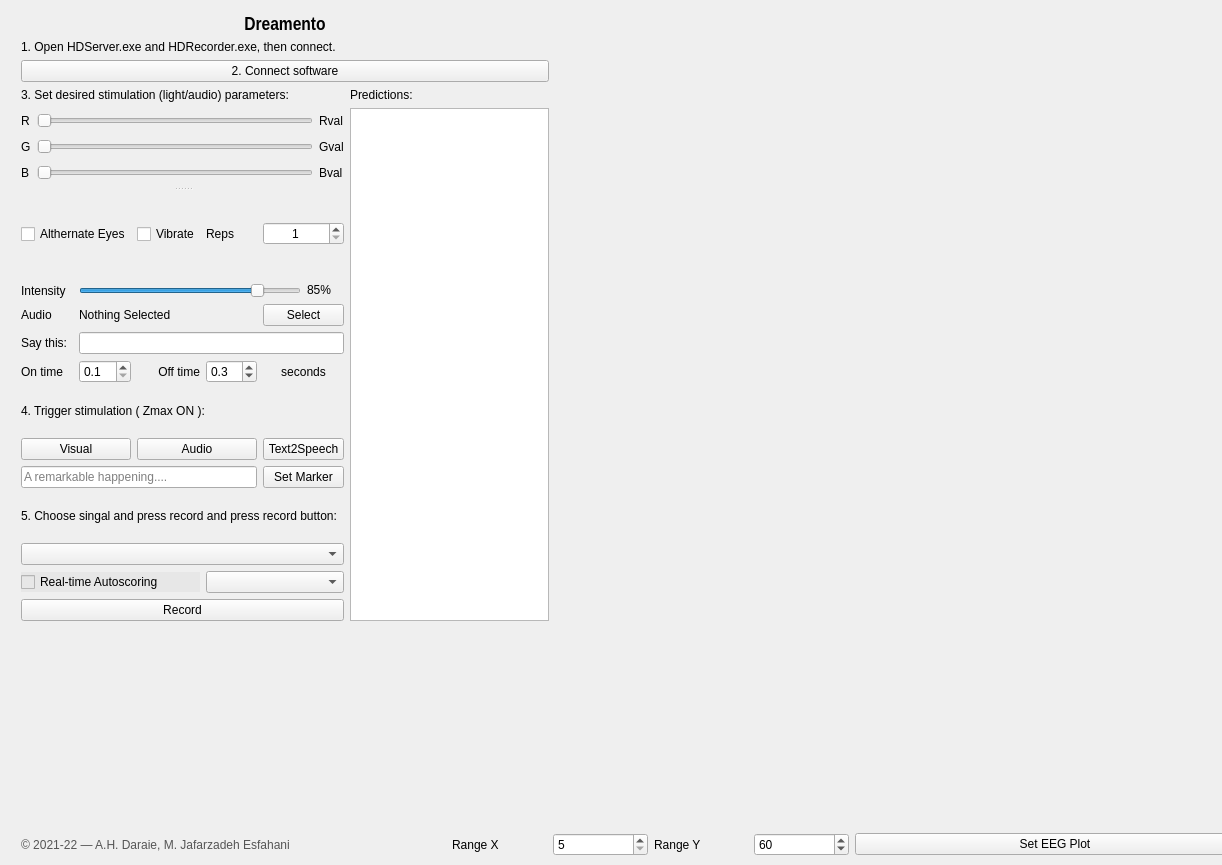
<?xml version="1.0" encoding="UTF-8"?>
<ui version="4.0">
 <class>MainWindow</class>
 <widget class="QMainWindow" name="MainWindow">
  <property name="geometry">
   <rect>
    <x>0</x>
    <y>0</y>
    <width>1222</width>
    <height>865</height>
   </rect>
  </property>
  <property name="windowTitle">
   <string>Dreamento (DREAM ENgineering TOolbox)</string>
  </property>
  <property name="windowIcon">
   <iconset>
    <normaloff>graphics/app-logo.jpg</normaloff>graphics/app-logo.jpg</iconset>
  </property>
  <widget class="QWidget" name="centralwidget">
   <widget class="QWidget" name="layoutWidget">
    <property name="geometry">
     <rect>
      <x>21</x>
      <y>16</y>
      <width>1234</width>
      <height>840</height>
     </rect>
    </property>
    <layout class="QGridLayout" name="gridLayout_3">
     <item row="7" column="0" colspan="4">
      <widget class="PlotWidget" name="graphWidget" native="true">
       <property name="minimumSize">
        <size>
         <width>500</width>
         <height>200</height>
        </size>
       </property>
       <property name="maximumSize">
        <size>
         <width>16777215</width>
         <height>400</height>
        </size>
       </property>
      </widget>
     </item>
     <item row="6" column="0">
      <widget class="QSplitter" name="splitter">
       <property name="orientation">
        <enum>Qt::Vertical</enum>
       </property>
       <widget class="QWidget" name="layoutWidget">
        <layout class="QGridLayout" name="gridLayout">
         <item row="0" column="1">
          <widget class="QSlider" name="rSlider">
           <property name="maximum">
            <number>2</number>
           </property>
           <property name="singleStep">
            <number>1</number>
           </property>
           <property name="orientation">
            <enum>Qt::Horizontal</enum>
           </property>
          </widget>
         </item>
         <item row="2" column="1">
          <widget class="QSlider" name="bSlider">
           <property name="maximum">
            <number>2</number>
           </property>
           <property name="singleStep">
            <number>1</number>
           </property>
           <property name="orientation">
            <enum>Qt::Horizontal</enum>
           </property>
          </widget>
         </item>
         <item row="1" column="2">
          <widget class="QLabel" name="gValLabel">
           <property name="text">
            <string>Gval</string>
           </property>
          </widget>
         </item>
         <item row="0" column="2">
          <widget class="QLabel" name="rValLabel">
           <property name="text">
            <string>Rval</string>
           </property>
          </widget>
         </item>
         <item row="2" column="0">
          <widget class="QLabel" name="labelB">
           <property name="text">
            <string>B</string>
           </property>
          </widget>
         </item>
         <item row="0" column="0">
          <widget class="QLabel" name="labelR">
           <property name="text">
            <string>R</string>
           </property>
          </widget>
         </item>
         <item row="2" column="2">
          <widget class="QLabel" name="bValLabel">
           <property name="text">
            <string>Bval</string>
           </property>
          </widget>
         </item>
         <item row="1" column="0">
          <widget class="QLabel" name="labelG">
           <property name="text">
            <string>G</string>
           </property>
          </widget>
         </item>
         <item row="1" column="1">
          <widget class="QSlider" name="gSlider">
           <property name="maximum">
            <number>2</number>
           </property>
           <property name="singleStep">
            <number>1</number>
           </property>
           <property name="orientation">
            <enum>Qt::Horizontal</enum>
           </property>
          </widget>
         </item>
        </layout>
       </widget>
       <widget class="QWidget" name="layoutWidget">
        <layout class="QGridLayout" name="gridLayout_2">
         <item row="10" column="0" colspan="4">
          <widget class="QLineEdit" name="markerLineEdit">
           <property name="enabled">
            <bool>true</bool>
           </property>
           <property name="placeholderText">
            <string>A remarkable happening....</string>
           </property>
          </widget>
         </item>
         <item row="3" column="1" colspan="4">
          <widget class="QSlider" name="pwmSlider">
           <property name="enabled">
            <bool>true</bool>
           </property>
           <property name="minimum">
            <number>2</number>
           </property>
           <property name="maximum">
            <number>254</number>
           </property>
           <property name="singleStep">
            <number>1</number>
           </property>
           <property name="value">
            <number>210</number>
           </property>
           <property name="sliderPosition">
            <number>210</number>
           </property>
           <property name="orientation">
            <enum>Qt::Horizontal</enum>
           </property>
          </widget>
         </item>
         <item row="5" column="0">
          <widget class="QLabel" name="labelText">
           <property name="text">
            <string>Say this:</string>
           </property>
          </widget>
         </item>
         <item row="5" column="1" colspan="5">
          <widget class="QLineEdit" name="textToSpeechLineEdit"/>
         </item>
         <item row="1" column="2" rowspan="2">
          <widget class="QCheckBox" name="vibrationBox">
           <property name="focusPolicy">
            <enum>Qt::StrongFocus</enum>
           </property>
           <property name="text">
            <string>Vibrate</string>
           </property>
          </widget>
         </item>
         <item row="12" column="0" colspan="6">
          <widget class="QComboBox" name="signalTypeComboBox"/>
         </item>
         <item row="1" column="4" rowspan="2" colspan="2">
          <widget class="QSpinBox" name="repetitionsBox">
           <property name="alignment">
            <set>Qt::AlignCenter</set>
           </property>
           <property name="minimum">
            <number>1</number>
           </property>
           <property name="maximum">
            <number>15</number>
           </property>
          </widget>
         </item>
         <item row="10" column="4" colspan="2">
          <widget class="QPushButton" name="setMarkerButton">
           <property name="text">
            <string>Set Marker</string>
           </property>
           <property name="icon">
            <iconset>
             <normaloff>graphics/marker.png</normaloff>graphics/marker.png</iconset>
           </property>
          </widget>
         </item>
         <item row="6" column="0">
          <widget class="QLabel" name="labelOn">
           <property name="text">
            <string>On time</string>
           </property>
          </widget>
         </item>
         <item row="11" column="0" colspan="6">
          <widget class="QLabel" name="HintLine5">
           <property name="text">
            <string>5. Choose singal and press record and press record button:</string>
           </property>
          </widget>
         </item>
         <item row="4" column="4" colspan="2">
          <widget class="QPushButton" name="audioBrowserButton">
           <property name="text">
            <string>Select</string>
           </property>
           <property name="iconSize">
            <size>
             <width>10</width>
             <height>10</height>
            </size>
           </property>
           <property name="autoRepeatInterval">
            <number>100</number>
           </property>
          </widget>
         </item>
         <item row="3" column="5">
          <widget class="QLabel" name="intensitySliderLabel">
           <property name="text">
            <string>85%</string>
           </property>
           <property name="textFormat">
            <enum>Qt::RichText</enum>
           </property>
          </widget>
         </item>
         <item row="1" column="3" rowspan="2">
          <widget class="QLabel" name="labelReps">
           <property name="text">
            <string>Reps</string>
           </property>
          </widget>
         </item>
         <item row="9" column="4" colspan="2">
          <widget class="QPushButton" name="triggerText2SpeechButton">
           <property name="text">
            <string>Text2Speech</string>
           </property>
           <property name="icon">
            <iconset>
             <normaloff>graphics/voice.png</normaloff>graphics/voice.png</iconset>
           </property>
          </widget>
         </item>
         <item row="3" column="0">
          <widget class="QLabel" name="labelIntensity">
           <property name="text">
            <string>Intensity</string>
           </property>
          </widget>
         </item>
         <item row="6" column="2">
          <widget class="QLabel" name="labelOff">
           <property name="text">
            <string>Off time</string>
           </property>
           <property name="alignment">
            <set>Qt::AlignRight|Qt::AlignTrailing|Qt::AlignVCenter</set>
           </property>
          </widget>
         </item>
         <item row="4" column="0">
          <widget class="QLabel" name="labelAudio">
           <property name="text">
            <string>Audio</string>
           </property>
          </widget>
         </item>
         <item row="9" column="0" colspan="2">
          <widget class="QPushButton" name="triggerLightButton">
           <property name="text">
            <string>Visual</string>
           </property>
           <property name="icon">
            <iconset>
             <normaloff>graphics/light-bulb.png</normaloff>graphics/light-bulb.png</iconset>
           </property>
          </widget>
         </item>
         <item row="6" column="1">
          <widget class="QDoubleSpinBox" name="onTimeSpinBox">
           <property name="decimals">
            <number>1</number>
           </property>
           <property name="minimum">
            <double>0.100000000000000</double>
           </property>
           <property name="maximum">
            <double>10.000000000000000</double>
           </property>
           <property name="singleStep">
            <double>0.100000000000000</double>
           </property>
          </widget>
         </item>
         <item row="1" column="0" rowspan="2" colspan="2">
          <widget class="QCheckBox" name="altEyesBox">
           <property name="text">
            <string>Althernate Eyes</string>
           </property>
          </widget>
         </item>
         <item row="6" column="3">
          <widget class="QDoubleSpinBox" name="offTimeSpinBox">
           <property name="decimals">
            <number>1</number>
           </property>
           <property name="minimum">
            <double>0.100000000000000</double>
           </property>
           <property name="maximum">
            <double>10.000000000000000</double>
           </property>
           <property name="singleStep">
            <double>0.100000000000000</double>
           </property>
           <property name="value">
            <double>0.300000000000000</double>
           </property>
          </widget>
         </item>
         <item row="4" column="1" colspan="3">
          <widget class="QLabel" name="audioNameLabel">
           <property name="text">
            <string>Nothing Selected</string>
           </property>
          </widget>
         </item>
         <item row="14" column="0" colspan="6">
          <widget class="QPushButton" name="recordButton">
           <property name="text">
            <string>Record</string>
           </property>
           <property name="icon">
            <iconset>
             <normaloff>graphics/record_gray.png</normaloff>graphics/record_gray.png</iconset>
           </property>
          </widget>
         </item>
         <item row="9" column="2" colspan="2">
          <widget class="QPushButton" name="triggerSoundButton">
           <property name="text">
            <string>Audio</string>
           </property>
           <property name="icon">
            <iconset>
             <normaloff>graphics/sound-waves.png</normaloff>graphics/sound-waves.png</iconset>
           </property>
          </widget>
         </item>
         <item row="7" column="0" colspan="6">
          <widget class="QLabel" name="HintLine4">
           <property name="text">
            <string>4. Trigger stimulation ( Zmax ON ):</string>
           </property>
          </widget>
         </item>
         <item row="6" column="4" colspan="2">
          <widget class="QLabel" name="labelSeconds">
           <property name="text">
            <string>seconds</string>
           </property>
           <property name="alignment">
            <set>Qt::AlignCenter</set>
           </property>
          </widget>
         </item>
         <item row="13" column="3" colspan="3">
          <widget class="QComboBox" name="sleepScoringMethodComboBox"/>
         </item>
         <item row="13" column="0" colspan="3">
          <widget class="QCheckBox" name="scoreSleepCheckBox">
           <property name="styleSheet">
            <string notr="true">background-color:  #e7e7e7; color: black;</string>
           </property>
           <property name="text">
            <string>Real-time Autoscoring</string>
           </property>
          </widget>
         </item>
        </layout>
       </widget>
      </widget>
     </item>
     <item row="2" column="0" rowspan="2" colspan="3">
      <widget class="QPushButton" name="connectSoftwareButton">
       <property name="text">
        <string>2. Connect software</string>
       </property>
      </widget>
     </item>
     <item row="4" column="0" rowspan="2">
      <widget class="QLabel" name="HintLine2">
       <property name="text">
        <string>3. Set desired stimulation (light/audio) parameters:</string>
       </property>
      </widget>
     </item>
     <item row="1" column="0" colspan="3">
      <widget class="QLabel" name="HintLine1">
       <property name="text">
        <string>1. Open HDServer.exe and HDRecorder.exe, then connect. </string>
       </property>
      </widget>
     </item>
     <item row="0" column="0" colspan="3">
      <widget class="QLabel" name="titleLabel">
       <property name="font">
        <font>
         <family>Arial Narrow</family>
         <pointsize>14</pointsize>
         <weight>75</weight>
         <bold>true</bold>
        </font>
       </property>
       <property name="text">
        <string>Dreamento</string>
       </property>
       <property name="alignment">
        <set>Qt::AlignCenter</set>
       </property>
      </widget>
     </item>
     <item row="1" column="3" rowspan="6">
      <layout class="QVBoxLayout" name="verticalLayout">
       <item>
        <widget class="MplWidget" name="SpectrogramWidget" native="true">
         <property name="minimumSize">
          <size>
           <width>700</width>
           <height>200</height>
          </size>
         </property>
         <property name="maximumSize">
          <size>
           <width>16777215</width>
           <height>400</height>
          </size>
         </property>
        </widget>
       </item>
       <item>
        <widget class="MplWidget" name="PeriodogramWidget" native="true">
         <property name="minimumSize">
          <size>
           <width>0</width>
           <height>100</height>
          </size>
         </property>
        </widget>
       </item>
      </layout>
     </item>
     <item row="4" column="1" rowspan="2" colspan="2">
      <widget class="QLabel" name="PredictionLabel">
       <property name="styleSheet">
        <string notr="true"/>
       </property>
       <property name="text">
        <string>Predictions:</string>
       </property>
      </widget>
     </item>
     <item row="6" column="1" colspan="2">
      <widget class="QPlainTextEdit" name="appDisplay"/>
     </item>
     <item row="8" column="0" colspan="2">
      <widget class="QLabel" name="developer_names_label">
       <property name="styleSheet">
        <string notr="true">color: rgb(85, 85, 85);</string>
       </property>
       <property name="text">
        <string>© 2021-22 — A.H. Daraie, M. Jafarzadeh Esfahani</string>
       </property>
      </widget>
     </item>
     <item row="8" column="2" colspan="2">
      <layout class="QHBoxLayout" name="horizontalLayout">
       <item>
        <widget class="QLabel" name="range_x_label">
         <property name="text">
          <string>Range X</string>
         </property>
        </widget>
       </item>
       <item>
        <widget class="QSpinBox" name="eegRangeX_SpinBox">
         <property name="minimum">
          <number>5</number>
         </property>
         <property name="maximum">
          <number>30</number>
         </property>
         <property name="singleStep">
          <number>5</number>
         </property>
         <property name="value">
          <number>5</number>
         </property>
        </widget>
       </item>
       <item>
        <widget class="QLabel" name="range_y_label">
         <property name="text">
          <string>Range Y</string>
         </property>
        </widget>
       </item>
       <item>
        <widget class="QSpinBox" name="eegRangeY_SpinBox">
         <property name="maximum">
          <number>500</number>
         </property>
         <property name="singleStep">
          <number>5</number>
         </property>
         <property name="value">
          <number>60</number>
         </property>
        </widget>
       </item>
       <item>
        <widget class="QPushButton" name="resetEEGPlotButton">
         <property name="minimumSize">
          <size>
           <width>400</width>
           <height>0</height>
          </size>
         </property>
         <property name="text">
          <string>Set EEG Plot</string>
         </property>
        </widget>
       </item>
      </layout>
     </item>
    </layout>
   </widget>
  </widget>
 </widget>
 <customwidgets>
  <customwidget>
   <class>MplWidget</class>
   <extends>QWidget</extends>
   <header>mplwidget.h</header>
   <container>1</container>
  </customwidget>
  <customwidget>
   <class>PlotWidget</class>
   <extends>QWidget</extends>
   <header>pyqtgraph</header>
   <container>1</container>
  </customwidget>
 </customwidgets>
 <resources/>
 <connections/>
</ui>
